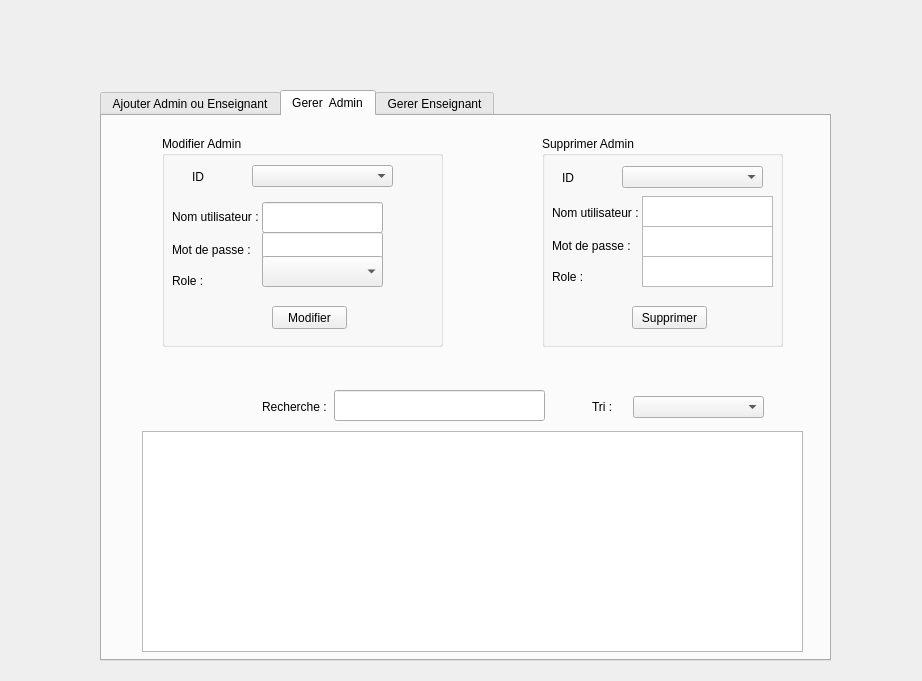
<?xml version="1.0" encoding="UTF-8"?>
<ui version="4.0">
 <class>admininterface</class>
 <widget class="QDialog" name="admininterface">
  <property name="geometry">
   <rect>
    <x>0</x>
    <y>0</y>
    <width>922</width>
    <height>681</height>
   </rect>
  </property>
  <property name="windowTitle">
   <string>Dialog</string>
  </property>
  <widget class="QTabWidget" name="tabWidget">
   <property name="geometry">
    <rect>
     <x>100</x>
     <y>90</y>
     <width>731</width>
     <height>571</height>
    </rect>
   </property>
   <property name="currentIndex">
    <number>1</number>
   </property>
   <widget class="QWidget" name="tab">
    <attribute name="title">
     <string>Ajouter Admin ou Enseignant</string>
    </attribute>
    <widget class="QGroupBox" name="groupBox">
     <property name="geometry">
      <rect>
       <x>20</x>
       <y>90</y>
       <width>331</width>
       <height>291</height>
      </rect>
     </property>
     <property name="title">
      <string>Ajouter Admin</string>
     </property>
     <widget class="QLabel" name="label">
      <property name="geometry">
       <rect>
        <x>30</x>
        <y>40</y>
        <width>101</width>
        <height>41</height>
       </rect>
      </property>
      <property name="text">
       <string>Nom utilisateur :</string>
      </property>
     </widget>
     <widget class="QLabel" name="label_2">
      <property name="geometry">
       <rect>
        <x>30</x>
        <y>73</y>
        <width>101</width>
        <height>41</height>
       </rect>
      </property>
      <property name="text">
       <string>Mot de passe :</string>
      </property>
     </widget>
     <widget class="QLabel" name="label_3">
      <property name="geometry">
       <rect>
        <x>30</x>
        <y>104</y>
        <width>101</width>
        <height>41</height>
       </rect>
      </property>
      <property name="text">
       <string>Role :</string>
      </property>
     </widget>
     <widget class="QPushButton" name="btn_ajouter_admin">
      <property name="geometry">
       <rect>
        <x>120</x>
        <y>200</y>
        <width>75</width>
        <height>23</height>
       </rect>
      </property>
      <property name="text">
       <string>Ajouter</string>
      </property>
     </widget>
     <widget class="QLineEdit" name="nomutil">
      <property name="geometry">
       <rect>
        <x>120</x>
        <y>49</y>
        <width>161</width>
        <height>31</height>
       </rect>
      </property>
     </widget>
     <widget class="QLineEdit" name="mdp">
      <property name="geometry">
       <rect>
        <x>120</x>
        <y>79</y>
        <width>161</width>
        <height>31</height>
       </rect>
      </property>
     </widget>
     <widget class="QComboBox" name="comboBox_role">
      <property name="geometry">
       <rect>
        <x>120</x>
        <y>109</y>
        <width>161</width>
        <height>31</height>
       </rect>
      </property>
     </widget>
    </widget>
    <widget class="QGroupBox" name="groupBox_2">
     <property name="geometry">
      <rect>
       <x>360</x>
       <y>90</y>
       <width>331</width>
       <height>291</height>
      </rect>
     </property>
     <property name="title">
      <string>Ajouter Enseignant</string>
     </property>
     <widget class="QPushButton" name="btn_ajouter_ens">
      <property name="geometry">
       <rect>
        <x>140</x>
        <y>230</y>
        <width>75</width>
        <height>23</height>
       </rect>
      </property>
      <property name="text">
       <string>Ajouter</string>
      </property>
     </widget>
     <widget class="QLabel" name="label_4">
      <property name="geometry">
       <rect>
        <x>30</x>
        <y>35</y>
        <width>101</width>
        <height>41</height>
       </rect>
      </property>
      <property name="text">
       <string>Nom :</string>
      </property>
     </widget>
     <widget class="QLabel" name="label_5">
      <property name="geometry">
       <rect>
        <x>30</x>
        <y>65</y>
        <width>101</width>
        <height>41</height>
       </rect>
      </property>
      <property name="text">
       <string>Prenom :</string>
      </property>
     </widget>
     <widget class="QLabel" name="label_6">
      <property name="geometry">
       <rect>
        <x>30</x>
        <y>94</y>
        <width>101</width>
        <height>41</height>
       </rect>
      </property>
      <property name="text">
       <string>Tel :</string>
      </property>
     </widget>
     <widget class="QLabel" name="label_7">
      <property name="geometry">
       <rect>
        <x>30</x>
        <y>126</y>
        <width>101</width>
        <height>41</height>
       </rect>
      </property>
      <property name="text">
       <string>Email :</string>
      </property>
     </widget>
     <widget class="QLabel" name="label_8">
      <property name="geometry">
       <rect>
        <x>30</x>
        <y>155</y>
        <width>101</width>
        <height>41</height>
       </rect>
      </property>
      <property name="text">
       <string>Salaire :</string>
      </property>
     </widget>
     <widget class="QLineEdit" name="nom">
      <property name="geometry">
       <rect>
        <x>80</x>
        <y>40</y>
        <width>161</width>
        <height>31</height>
       </rect>
      </property>
     </widget>
     <widget class="QLineEdit" name="prenom">
      <property name="geometry">
       <rect>
        <x>80</x>
        <y>70</y>
        <width>161</width>
        <height>31</height>
       </rect>
      </property>
     </widget>
     <widget class="QLineEdit" name="tel">
      <property name="geometry">
       <rect>
        <x>80</x>
        <y>100</y>
        <width>161</width>
        <height>31</height>
       </rect>
      </property>
     </widget>
     <widget class="QLineEdit" name="email">
      <property name="geometry">
       <rect>
        <x>80</x>
        <y>130</y>
        <width>161</width>
        <height>31</height>
       </rect>
      </property>
     </widget>
     <widget class="QLineEdit" name="salaire">
      <property name="geometry">
       <rect>
        <x>80</x>
        <y>160</y>
        <width>161</width>
        <height>31</height>
       </rect>
      </property>
     </widget>
    </widget>
   </widget>
   <widget class="QWidget" name="tab_2">
    <attribute name="title">
     <string>Gerer  Admin</string>
    </attribute>
    <widget class="QGroupBox" name="groupBox_3">
     <property name="geometry">
      <rect>
       <x>60</x>
       <y>20</y>
       <width>281</width>
       <height>211</height>
      </rect>
     </property>
     <property name="title">
      <string>Modifier Admin</string>
     </property>
     <widget class="QComboBox" name="comboBox_admin_modif">
      <property name="geometry">
       <rect>
        <x>90</x>
        <y>29</y>
        <width>141</width>
        <height>22</height>
       </rect>
      </property>
     </widget>
     <widget class="QLabel" name="label_11">
      <property name="geometry">
       <rect>
        <x>10</x>
        <y>60</y>
        <width>101</width>
        <height>41</height>
       </rect>
      </property>
      <property name="text">
       <string>Nom utilisateur :</string>
      </property>
     </widget>
     <widget class="QLabel" name="label_9">
      <property name="geometry">
       <rect>
        <x>10</x>
        <y>93</y>
        <width>101</width>
        <height>41</height>
       </rect>
      </property>
      <property name="text">
       <string>Mot de passe :</string>
      </property>
     </widget>
     <widget class="QLabel" name="label_10">
      <property name="geometry">
       <rect>
        <x>10</x>
        <y>124</y>
        <width>101</width>
        <height>41</height>
       </rect>
      </property>
      <property name="text">
       <string>Role :</string>
      </property>
     </widget>
     <widget class="QLabel" name="label_12">
      <property name="geometry">
       <rect>
        <x>30</x>
        <y>30</y>
        <width>61</width>
        <height>21</height>
       </rect>
      </property>
      <property name="text">
       <string>ID</string>
      </property>
     </widget>
     <widget class="QLineEdit" name="mdp_modif">
      <property name="geometry">
       <rect>
        <x>100</x>
        <y>96</y>
        <width>121</width>
        <height>31</height>
       </rect>
      </property>
     </widget>
     <widget class="QLineEdit" name="nomutil_modif">
      <property name="geometry">
       <rect>
        <x>100</x>
        <y>66</y>
        <width>121</width>
        <height>31</height>
       </rect>
      </property>
     </widget>
     <widget class="QComboBox" name="comboBox_role_modif">
      <property name="geometry">
       <rect>
        <x>100</x>
        <y>120</y>
        <width>121</width>
        <height>31</height>
       </rect>
      </property>
     </widget>
     <widget class="QPushButton" name="modifier_admin">
      <property name="geometry">
       <rect>
        <x>110</x>
        <y>170</y>
        <width>75</width>
        <height>23</height>
       </rect>
      </property>
      <property name="text">
       <string>Modifier</string>
      </property>
     </widget>
    </widget>
    <widget class="QGroupBox" name="groupBox_4">
     <property name="geometry">
      <rect>
       <x>440</x>
       <y>20</y>
       <width>241</width>
       <height>211</height>
      </rect>
     </property>
     <property name="title">
      <string>Supprimer Admin</string>
     </property>
     <widget class="QComboBox" name="comboBox_admin_supp">
      <property name="geometry">
       <rect>
        <x>80</x>
        <y>30</y>
        <width>141</width>
        <height>22</height>
       </rect>
      </property>
     </widget>
     <widget class="QLabel" name="label_13">
      <property name="geometry">
       <rect>
        <x>20</x>
        <y>31</y>
        <width>61</width>
        <height>21</height>
       </rect>
      </property>
      <property name="text">
       <string>ID</string>
      </property>
     </widget>
     <widget class="QLabel" name="label_16">
      <property name="geometry">
       <rect>
        <x>10</x>
        <y>56</y>
        <width>101</width>
        <height>41</height>
       </rect>
      </property>
      <property name="text">
       <string>Nom utilisateur :</string>
      </property>
     </widget>
     <widget class="QLabel" name="label_17">
      <property name="geometry">
       <rect>
        <x>10</x>
        <y>89</y>
        <width>101</width>
        <height>41</height>
       </rect>
      </property>
      <property name="text">
       <string>Mot de passe :</string>
      </property>
     </widget>
     <widget class="QLabel" name="label_18">
      <property name="geometry">
       <rect>
        <x>10</x>
        <y>120</y>
        <width>101</width>
        <height>41</height>
       </rect>
      </property>
      <property name="text">
       <string>Role :</string>
      </property>
     </widget>
     <widget class="QTextBrowser" name="nomutil_val">
      <property name="geometry">
       <rect>
        <x>100</x>
        <y>60</y>
        <width>131</width>
        <height>31</height>
       </rect>
      </property>
     </widget>
     <widget class="QTextBrowser" name="mdp_val">
      <property name="geometry">
       <rect>
        <x>100</x>
        <y>90</y>
        <width>131</width>
        <height>31</height>
       </rect>
      </property>
     </widget>
     <widget class="QTextBrowser" name="role_val">
      <property name="geometry">
       <rect>
        <x>100</x>
        <y>120</y>
        <width>131</width>
        <height>31</height>
       </rect>
      </property>
     </widget>
     <widget class="QPushButton" name="suprimer_admin">
      <property name="geometry">
       <rect>
        <x>90</x>
        <y>170</y>
        <width>75</width>
        <height>23</height>
       </rect>
      </property>
      <property name="text">
       <string>Supprimer</string>
      </property>
     </widget>
    </widget>
    <widget class="QTableView" name="tableView_admin">
     <property name="geometry">
      <rect>
       <x>40</x>
       <y>315</y>
       <width>661</width>
       <height>221</height>
      </rect>
     </property>
    </widget>
    <widget class="QLabel" name="label_29">
     <property name="geometry">
      <rect>
       <x>160</x>
       <y>275</y>
       <width>91</width>
       <height>31</height>
      </rect>
     </property>
     <property name="text">
      <string>Recherche :</string>
     </property>
    </widget>
    <widget class="QComboBox" name="comboBox_admin_tri">
     <property name="geometry">
      <rect>
       <x>531</x>
       <y>280</y>
       <width>131</width>
       <height>22</height>
      </rect>
     </property>
    </widget>
    <widget class="QLabel" name="label_30">
     <property name="geometry">
      <rect>
       <x>490</x>
       <y>275</y>
       <width>91</width>
       <height>31</height>
      </rect>
     </property>
     <property name="text">
      <string>Tri :</string>
     </property>
    </widget>
    <widget class="QLineEdit" name="recherche">
     <property name="geometry">
      <rect>
       <x>232</x>
       <y>274</y>
       <width>211</width>
       <height>31</height>
      </rect>
     </property>
    </widget>
   </widget>
   <widget class="QWidget" name="tab_3">
    <attribute name="title">
     <string>Gerer Enseignant</string>
    </attribute>
    <widget class="QGroupBox" name="groupBox_5">
     <property name="geometry">
      <rect>
       <x>440</x>
       <y>20</y>
       <width>241</width>
       <height>251</height>
      </rect>
     </property>
     <property name="title">
      <string>Supprimer Enseignant</string>
     </property>
     <widget class="QComboBox" name="comboBox_ens_supp">
      <property name="geometry">
       <rect>
        <x>80</x>
        <y>29</y>
        <width>141</width>
        <height>22</height>
       </rect>
      </property>
     </widget>
     <widget class="QLabel" name="label_15">
      <property name="geometry">
       <rect>
        <x>20</x>
        <y>30</y>
        <width>61</width>
        <height>21</height>
       </rect>
      </property>
      <property name="text">
       <string>ID</string>
      </property>
     </widget>
     <widget class="QLabel" name="label_24">
      <property name="geometry">
       <rect>
        <x>10</x>
        <y>108</y>
        <width>101</width>
        <height>41</height>
       </rect>
      </property>
      <property name="text">
       <string>Tel :</string>
      </property>
     </widget>
     <widget class="QLabel" name="label_25">
      <property name="geometry">
       <rect>
        <x>10</x>
        <y>169</y>
        <width>101</width>
        <height>41</height>
       </rect>
      </property>
      <property name="text">
       <string>Salaire :</string>
      </property>
     </widget>
     <widget class="QLabel" name="label_26">
      <property name="geometry">
       <rect>
        <x>10</x>
        <y>49</y>
        <width>101</width>
        <height>41</height>
       </rect>
      </property>
      <property name="text">
       <string>Nom :</string>
      </property>
     </widget>
     <widget class="QLabel" name="label_27">
      <property name="geometry">
       <rect>
        <x>10</x>
        <y>79</y>
        <width>101</width>
        <height>41</height>
       </rect>
      </property>
      <property name="text">
       <string>Prenom :</string>
      </property>
     </widget>
     <widget class="QLabel" name="label_28">
      <property name="geometry">
       <rect>
        <x>10</x>
        <y>140</y>
        <width>101</width>
        <height>41</height>
       </rect>
      </property>
      <property name="text">
       <string>Email :</string>
      </property>
     </widget>
     <widget class="QTextBrowser" name="prenom_val">
      <property name="geometry">
       <rect>
        <x>80</x>
        <y>90</y>
        <width>131</width>
        <height>31</height>
       </rect>
      </property>
     </widget>
     <widget class="QTextBrowser" name="tel_val">
      <property name="geometry">
       <rect>
        <x>80</x>
        <y>120</y>
        <width>131</width>
        <height>31</height>
       </rect>
      </property>
     </widget>
     <widget class="QTextBrowser" name="nom_val">
      <property name="geometry">
       <rect>
        <x>80</x>
        <y>60</y>
        <width>131</width>
        <height>31</height>
       </rect>
      </property>
     </widget>
     <widget class="QTextBrowser" name="salaire_val">
      <property name="geometry">
       <rect>
        <x>80</x>
        <y>180</y>
        <width>131</width>
        <height>31</height>
       </rect>
      </property>
     </widget>
     <widget class="QTextBrowser" name="email_val">
      <property name="geometry">
       <rect>
        <x>80</x>
        <y>150</y>
        <width>131</width>
        <height>31</height>
       </rect>
      </property>
     </widget>
     <widget class="QPushButton" name="supprime_ens_btn">
      <property name="geometry">
       <rect>
        <x>120</x>
        <y>220</y>
        <width>75</width>
        <height>23</height>
       </rect>
      </property>
      <property name="text">
       <string>Supprimer</string>
      </property>
     </widget>
    </widget>
    <widget class="QTableView" name="tableView_ens">
     <property name="geometry">
      <rect>
       <x>40</x>
       <y>290</y>
       <width>661</width>
       <height>221</height>
      </rect>
     </property>
    </widget>
    <widget class="QGroupBox" name="groupBox_6">
     <property name="geometry">
      <rect>
       <x>60</x>
       <y>20</y>
       <width>241</width>
       <height>261</height>
      </rect>
     </property>
     <property name="title">
      <string>Modifier Enseignant</string>
     </property>
     <widget class="QComboBox" name="comboBox_ens_modif">
      <property name="geometry">
       <rect>
        <x>80</x>
        <y>30</y>
        <width>141</width>
        <height>22</height>
       </rect>
      </property>
     </widget>
     <widget class="QLabel" name="label_14">
      <property name="geometry">
       <rect>
        <x>20</x>
        <y>31</y>
        <width>61</width>
        <height>21</height>
       </rect>
      </property>
      <property name="text">
       <string>ID</string>
      </property>
     </widget>
     <widget class="QLabel" name="label_19">
      <property name="geometry">
       <rect>
        <x>10</x>
        <y>118</y>
        <width>101</width>
        <height>41</height>
       </rect>
      </property>
      <property name="text">
       <string>Tel :</string>
      </property>
     </widget>
     <widget class="QLabel" name="label_20">
      <property name="geometry">
       <rect>
        <x>10</x>
        <y>179</y>
        <width>101</width>
        <height>41</height>
       </rect>
      </property>
      <property name="text">
       <string>Salaire :</string>
      </property>
     </widget>
     <widget class="QLabel" name="label_21">
      <property name="geometry">
       <rect>
        <x>10</x>
        <y>59</y>
        <width>101</width>
        <height>41</height>
       </rect>
      </property>
      <property name="text">
       <string>Nom :</string>
      </property>
     </widget>
     <widget class="QLabel" name="label_22">
      <property name="geometry">
       <rect>
        <x>10</x>
        <y>89</y>
        <width>101</width>
        <height>41</height>
       </rect>
      </property>
      <property name="text">
       <string>Prenom :</string>
      </property>
     </widget>
     <widget class="QLabel" name="label_23">
      <property name="geometry">
       <rect>
        <x>10</x>
        <y>150</y>
        <width>101</width>
        <height>41</height>
       </rect>
      </property>
      <property name="text">
       <string>Email :</string>
      </property>
     </widget>
     <widget class="QLineEdit" name="salaire_modif">
      <property name="geometry">
       <rect>
        <x>70</x>
        <y>190</y>
        <width>161</width>
        <height>31</height>
       </rect>
      </property>
     </widget>
     <widget class="QLineEdit" name="prenom_modif">
      <property name="geometry">
       <rect>
        <x>70</x>
        <y>100</y>
        <width>161</width>
        <height>31</height>
       </rect>
      </property>
     </widget>
     <widget class="QLineEdit" name="nom_modif">
      <property name="geometry">
       <rect>
        <x>70</x>
        <y>70</y>
        <width>161</width>
        <height>31</height>
       </rect>
      </property>
     </widget>
     <widget class="QLineEdit" name="email_modif">
      <property name="geometry">
       <rect>
        <x>70</x>
        <y>160</y>
        <width>161</width>
        <height>31</height>
       </rect>
      </property>
     </widget>
     <widget class="QLineEdit" name="tel_modif">
      <property name="geometry">
       <rect>
        <x>70</x>
        <y>130</y>
        <width>161</width>
        <height>31</height>
       </rect>
      </property>
     </widget>
     <widget class="QPushButton" name="modifer_ens_btn">
      <property name="geometry">
       <rect>
        <x>100</x>
        <y>230</y>
        <width>75</width>
        <height>23</height>
       </rect>
      </property>
      <property name="text">
       <string>Modifier</string>
      </property>
     </widget>
    </widget>
   </widget>
  </widget>
 </widget>
 <resources/>
 <connections/>
</ui>
